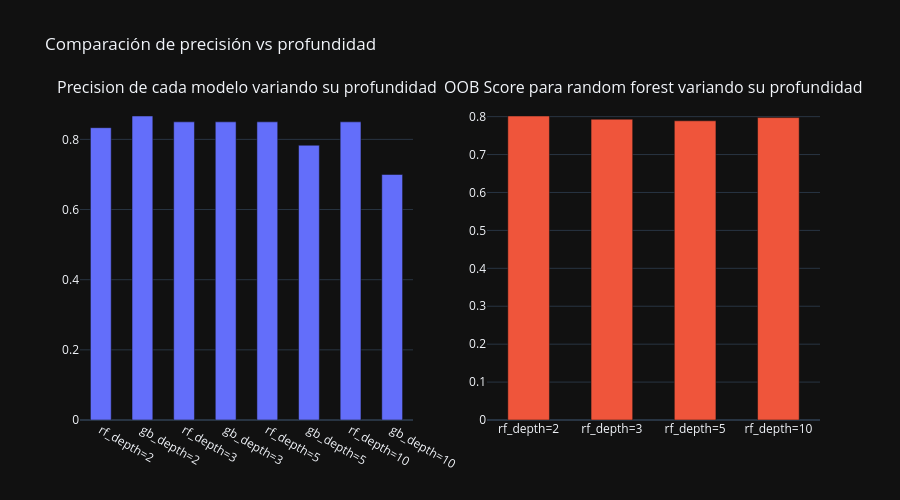

The notebook cell this image was saved under:
### Markdown cell above
## 5. Ejercicios Adicionales

¡Es tu turno de explorar! A continuación, se proponen 10 ejercicios para profundizar en los conceptos vistos y experimentar por tu cuenta.

1.  **Optimización de Profundidad:** Para ambos modelos (RF y GB), varía el hiperparámetro `max_depth` (ej. 2, 3, 5, 10) y analiza cómo afecta a la precisión en el conjunto de prueba. ¿Observas sobreajuste en alguno de los modelos cuando la profundidad es muy alta?

2.  **Búsqueda de Hiperparámetros con `GridSearchCV`:** Utiliza `GridSearchCV` de Scikit-learn para encontrar la combinación óptima de hiperparámetros para el `RandomForestClassifier`. Busca sobre `n_estimators`, `max_depth` y `max_features`.

3.  **Visualizar el Error OOB:** En el modelo de Random Forest, el atributo `oob_score_` se calcula sobre el ensamble final. Para visualizar la curva, entrena varios modelos con diferente `n_estimators` (de 10 a 200, por ejemplo) y grafica el error OOB (`1 - oob_score_`) en función del número de árboles.

4.  **Probar un Dataset Diferente:** Carga el dataset de cáncer de mama de Scikit-learn (`from sklearn.datasets import load_breast_cancer`). Aplica tanto Random Forest como Gradient Boosting y compara sus resultados en este nuevo problema.

5.  **Implementar `AdaBoost`:** Scikit-learn también tiene `AdaBoostClassifier`. Impleméntalo en el dataset `Heart` y compara su rendimiento y sus hiperparámetros con los de `GradientBoostingClassifier`.

6.  **Curva de Aprendizaje en Boosting:** Para el modelo de Gradient Boosting, puedes acceder al error en cada etapa de la construcción secuencial. Utiliza el método `staged_predict()` para obtener las predicciones en cada iteración y grafica el error de prueba en función del número de árboles. ¿Observas un punto donde el error deja de bajar y empieza a subir (sobreajuste)?

7.  **Importancia de Variables en Boosting:** Al igual que con Random Forest, los modelos de Gradient Boosting también tienen el atributo `.feature_importances_`. Extrae y visualiza la importancia de las variables para el modelo `gb_model`. ¿Coinciden las variables más importantes con las de Random Forest?

8.  **Análisis de Probabilidades:** En lugar de predecir la clase directamente (`.predict()`), utiliza `.predict_proba()` para obtener las probabilidades. ¿Cómo podrías ajustar el umbral de decisión (por defecto es 0.5) para, por ejemplo, ser más sensible y capturar más casos positivos, aunque aumenten los falsos positivos?

9.  **Investigar XGBoost:** Lee la documentación de la popular librería `xgboost`. Instálala (`pip install xgboost`) e impleméntala en este mismo problema. Compara su rendimiento y velocidad con el `GradientBoostingClassifier` de Scikit-learn.

10. **Conclusión Final:** Escribe un párrafo en una celda de Markdown resumiendo tus hallazgos. ¿Qué modelo funcionó mejor para este problema? ¿Cuál recomendarías para un despliegue en producción y por qué, considerando la precisión, la interpretabilidad y el coste computacional?

### Code cell
#EJERCICIO 1
'''
**Optimización de Profundidad:** Para ambos modelos (RF y GB), varía el hiperparámetro `max_depth` (ej. 2, 3, 5, 10) y analiza cómo afecta a la precisión en el conjunto
de prueba. ¿Observas sobreajuste en alguno de los modelos cuando la profundidad es muy alta?
'''
import pandas as pd
import plotly.express as px
import plotly.graph_objects as go
from plotly.subplots import make_subplots


url = 'https://www.statlearning.com/s/Heart.csv'

heart_df = pd.read_csv(url)
if 'Unnamed: 0' in heart_df.columns:
    heart_df = heart_df.drop('Unnamed: 0', axis=1)
heart_df_clean = heart_df.dropna()
X = heart_df_clean.drop('AHD', axis=1)
y = heart_df_clean['AHD']
X_encoded = pd.get_dummies(X, drop_first=True)
X_train, X_test, y_train, y_test = train_test_split(X_encoded, y, test_size=0.2, random_state=42, stratify=y)

accuracy_values = {}
oob_accuracy = {}
for i in [2,3,5,10]:
  rf = RandomForestClassifier(n_estimators=100, random_state=100, oob_score=True, max_depth=i)
  gb = GradientBoostingClassifier(n_estimators=100, learning_rate=0.1, random_state=100, max_depth=i)
  rf.fit(X_train, y_train)
  gb.fit(X_train, y_train)
  rf_pred = rf.predict(X_test)
  gb_pred = gb.predict(X_test)

  accuracy_values[f'rf_depth={i}'] = accuracy_score(y_test, rf_pred)
  accuracy_values[f'gb_depth={i}'] = accuracy_score(y_test, gb_pred)
  oob_accuracy[f'rf_depth={i}'] = rf.oob_score_

result_df = pd.DataFrame.from_dict(accuracy_values, orient='index', columns=['accuracy_score'])
result_df = result_df.reset_index().rename(columns={'index': 'model_depth={i}'})
oob_accuracy_df = pd.DataFrame.from_dict(oob_accuracy, orient='index', columns=['oob_score'])
oob_accuracy_df = oob_accuracy_df.reset_index().rename(columns={'index': 'model_depth={i}'})


fig = make_subplots(rows=1, cols=2, subplot_titles=('Precision de cada modelo variando su profundidad', 'OOB Score para random forest variando su profundidad'))

trace_accuracy = go.Bar(x=result_df['model_depth={i}'], y=result_df['accuracy_score'], name='Accuracy Score')
trace_obb = go.Bar(x=oob_accuracy_df['model_depth={i}'], y=oob_accuracy_df['oob_score'], name='OOB Score')

fig.add_trace(trace_accuracy, row =1, col=1)
fig.add_trace(trace_obb, row=1, col=2)
fig.update_layout(bargap=0.5, title='Comparación de precisión vs profundidad', height=500, showlegend=False)
fig.show()

### Figure 1 — Plotly figure (JSON) as saved in the notebook; plotly's stock layout.template omitted (floating-point values rounded to 4 significant figures)
{"data": [{"name": "Accuracy Score", "x": ["rf_depth=2", "gb_depth=2", "rf_depth=3", "gb_depth=3", "rf_depth=5", "gb_depth=5", "rf_depth=10", "gb_depth=10"], "y": [0.8333, 0.8667, 0.85, 0.85, 0.85, 0.7833, 0.85, 0.7], "type": "bar", "xaxis": "x", "yaxis": "y"}, {"name": "OOB Score", "x": ["rf_depth=2", "rf_depth=3", "rf_depth=5", "rf_depth=10"], "y": [0.8017, 0.7932, 0.789, 0.7975], "type": "bar", "xaxis": "x2", "yaxis": "y2"}], "layout": {"xaxis": {"anchor": "y", "domain": [0.0, 0.45]}, "yaxis": {"anchor": "x", "domain": [0.0, 1.0]}, "xaxis2": {"anchor": "y2", "domain": [0.55, 1.0]}, "yaxis2": {"anchor": "x2", "domain": [0.0, 1.0]}, "annotations": [{"font": {"size": 16}, "showarrow": false, "text": "Precision de cada modelo variando su profundidad", "x": 0.225, "xanchor": "center", "xref": "paper", "y": 1.0, "yanchor": "bottom", "yref": "paper"}, {"font": {"size": 16}, "showarrow": false, "text": "OOB Score para random forest variando su profundidad", "x": 0.775, "xanchor": "center", "xref": "paper", "y": 1.0, "yanchor": "bottom", "yref": "paper"}], "bargap": 0.5, "title": {"text": "Comparación de precisión vs profundidad"}, "height": 500, "showlegend": false}}
